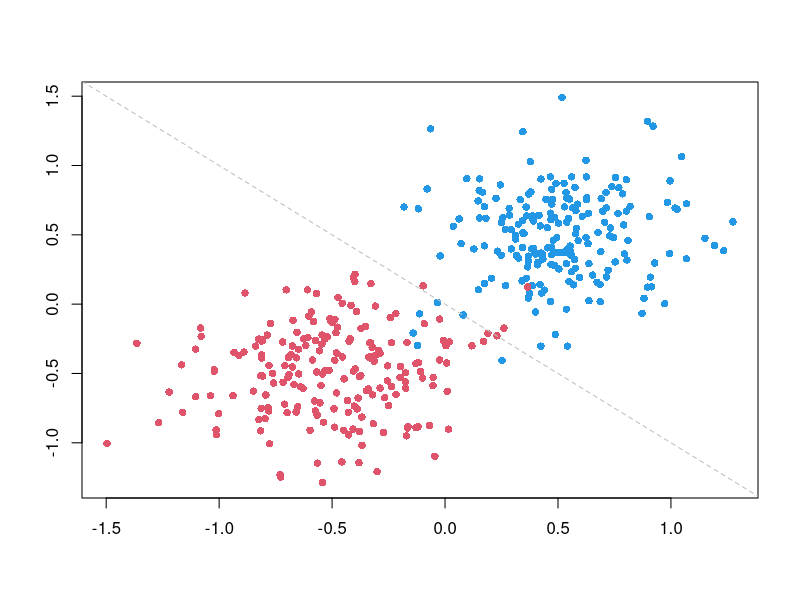
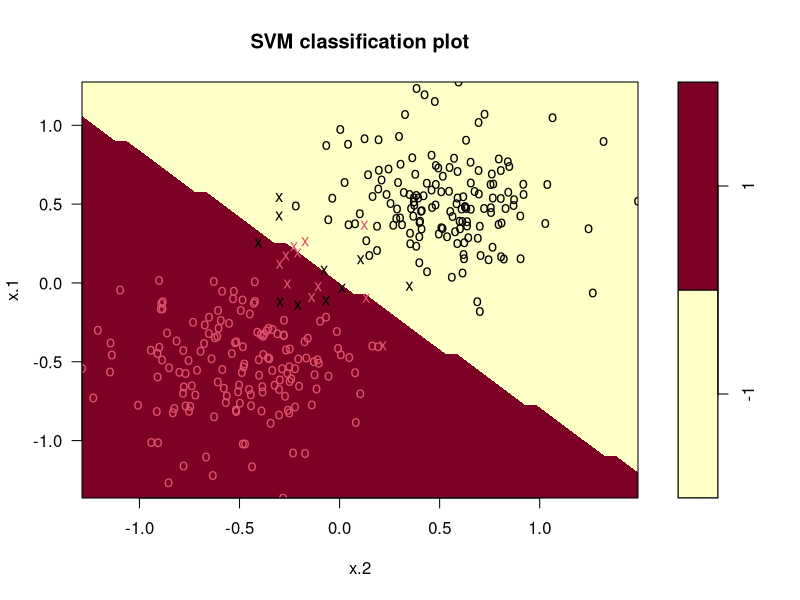
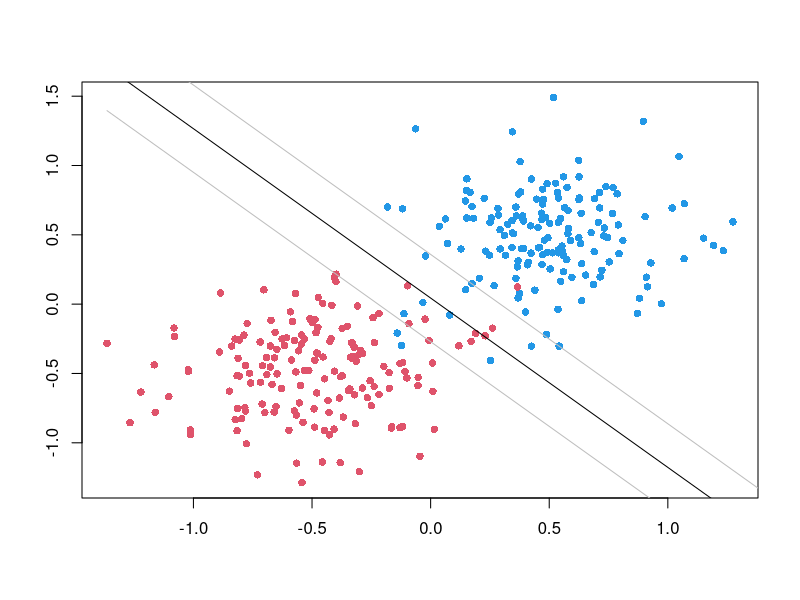

Recreate these plots in R, in order. (Note: this script raises an error after producing the figures.)
# Julia Andronowitz
# Classification Methods Using Support Vector Machines
# Support Vector Classifier


# loading svm library (run first line if not installed)
# install.packages("e1071")
library(e1071)

# defining the hyperplane function
hyperplane <- function(P,data,x,z=0) {
  alphas <- -1*P$coefs
  svs <- data[P$index,]
  c <- P$rho - z
  a <- sum(t(alphas)*data[P$index,][1])
  b <- sum(t(alphas)*data[P$index,][2])
  (-c-a*x)/b
}

# defining hyperplane function that returns a,b,c values
hyperplane_vals <- function(P,data,x,z=0) {
  alphas <- -1*P$coefs
  svs <- data[P$index,]
  c <- P$rho - z
  a <- sum(t(alphas)*data[P$index,][1])
  b <- sum(t(alphas)*data[P$index,][2])
  (-c-a*x)/b
  cat(a,b,c)
}

# setting initial number of observations in each set
n <- 200

# calculating x-variable using two randomly generated sets with overlap
set.seed(100)
svcdatax1 <- matrix(rnorm(n*2, 0.5,0.3), ncol=2)
svcdatax2 <- matrix(rnorm(n*2,-0.5,0.3), ncol=2)
svcdatax <- rbind(svcdatax1,svcdatax2)

# assigning labels to both classes
svcdatay <- c(rep(-1,n), rep(1,n))

# plotting the data
plot(svcdatax, col=(3-svcdatay),xlab="",ylab="",pch=16)

# adding line to visualize a hyperplane
abline(0,-1,col="gray",lty="dashed")

# creating data frame 
svcdata <- data.frame (x = svcdatax, y = factor(svcdatay))

# splitting into training and test data
library(caTools)
set.seed(100)

# using 80% of the data in the training set and the other 20% in the test set
sample <- sample.split(svcdata$x.1, SplitRatio = 0.8)
train  <- subset(svcdata, sample == TRUE)
test   <- subset(svcdata, sample == FALSE)

# computing svm function
svmfit <- svm (y~., data = train , kernel="linear", cost = 1000, scale = FALSE)

# looking at statistics
summary(svmfit)
svmfit$index
svmfit$rho
svmfit$coefs

# plotting svm function graph
plot(svmfit,train)

# set x and y variables into separate dataframes
trainx <- cbind(train[,1],train[,2])
trainy <- as.numeric(unlist(train[3]))

# convert the y-values back to -1 and 1
trainy[trainy == 1] <- -1
trainy[trainy == 2] <- 1

# calculating the hyperplane and supporting hyperplanes
plt0 <- hyperplane(svmfit,train,trainx,0)
plt1 <- hyperplane(svmfit,train,trainx,1)
plt2 <- hyperplane(svmfit,train,trainx,-1)

# plotting the data with hyperplanes
plot(trainx,col=(3-trainy),xlab="",ylab="",pch=16)
lines(trainx,plt0,col='black')
lines(trainx,plt1,col='gray')
lines(trainx,plt2,col='gray')

# predicting the test set
y_pred <- predict(svmfit, newdata = test[-3])

# viewing the confusion matrix; no misclassified points
cm = table(test[,3], y_pred)
cm

# using cost of 0.01
svmfit01 <- svm (y~., data = train , kernel="linear", cost = .01, scale = FALSE)
summary(svmfit01)
  # results in 224 support vectors

# using cost of 1
svmfit1 <- svm (y~., data = train , kernel="linear", cost = 1, scale = FALSE)
summary(svmfit1)
  # results in 35 support vectors

# using cost of 100
svmfit100 <- svm (y~., data = train , kernel="linear", cost = 100, scale = FALSE)
summary(svmfit100)
  # results in 21 support vectors

# using cost of 1000
svmfit1000 <- svm (y~., data = train , kernel="linear", cost = 1000, scale = FALSE)
summary(svmfit1000)
  # results in 21 support vectors

# exploration; calculating sum of slack variables
sum(1 - train[svmfit$index,]$x.1*svmfit$coefs + svmfit$rho)
sum(1 - train[svmfit100$index,]$x.1*svmfit100$coefs + svmfit100$rho)
sum(1 - train[svmfit1000$index,]$x.1*svmfit1000$coefs + svmfit1000$rho)
sum(1 - train[svmfit10000$index,]$x.1*svmfit10000$coefs + svmfit10000$rho)

# exploration; get a,b,c values
hyperplane_vals(svmfit1,train,trainx)
hyperplane_vals(svmfit100,train,trainx)
hyperplane_vals(svmfit1000,train,trainx)
hyperplane_vals(svmfit10000,train,trainx)

# tune the function to find the best model with various costs
tune <- tune(svm, y~., data = train, 
             ranges = list(cost = 2^(-2:10)), tunecontrol = tune.control(sampling = "fix"))

# we see a cost of 0.25 gives the best model
tune$best.parameters

# calculating the model error
tune$best.performance

# final svc model
svmfit <- svm (y~., data = train , kernel="linear", cost = 0.25, scale = FALSE)
plot(svmfit,train)
summary((svmfit))

# predicting the test set
y_pred <- predict(svmfit, newdata = test[-3])

# viewing the confusion matrix; no misclassified points
cm = table(test[,3], y_pred)
cm


help(svm)
